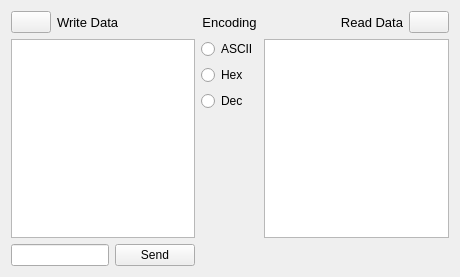
<?xml version="1.0" encoding="UTF-8"?>
<ui version="4.0">
 <class>RawDataSendWidget</class>
 <widget class="QWidget" name="RawDataSendWidget">
  <property name="geometry">
   <rect>
    <x>0</x>
    <y>0</y>
    <width>460</width>
    <height>277</height>
   </rect>
  </property>
  <property name="windowTitle">
   <string>Form</string>
  </property>
  <layout class="QGridLayout" name="gridLayout">
   <item row="0" column="0">
    <layout class="QHBoxLayout" name="horizontalLayout_3">
     <item>
      <widget class="QPushButton" name="clearWriteButton">
       <property name="text">
        <string/>
       </property>
      </widget>
     </item>
     <item>
      <widget class="QLabel" name="writeLabel">
       <property name="sizePolicy">
        <sizepolicy hsizetype="Preferred" vsizetype="Preferred">
         <horstretch>0</horstretch>
         <verstretch>0</verstretch>
        </sizepolicy>
       </property>
       <property name="font">
        <font>
         <pointsize>10</pointsize>
        </font>
       </property>
       <property name="text">
        <string>Write Data</string>
       </property>
       <property name="wordWrap">
        <bool>false</bool>
       </property>
      </widget>
     </item>
     <item>
      <spacer name="horizontalSpacer">
       <property name="orientation">
        <enum>Qt::Horizontal</enum>
       </property>
       <property name="sizeHint" stdset="0">
        <size>
         <width>40</width>
         <height>20</height>
        </size>
       </property>
      </spacer>
     </item>
    </layout>
   </item>
   <item row="0" column="1">
    <widget class="QLabel" name="encodingsLabel">
     <property name="sizePolicy">
      <sizepolicy hsizetype="Preferred" vsizetype="Preferred">
       <horstretch>0</horstretch>
       <verstretch>0</verstretch>
      </sizepolicy>
     </property>
     <property name="font">
      <font>
       <pointsize>10</pointsize>
      </font>
     </property>
     <property name="text">
      <string>Encoding</string>
     </property>
     <property name="scaledContents">
      <bool>false</bool>
     </property>
     <property name="alignment">
      <set>Qt::AlignCenter</set>
     </property>
     <property name="wordWrap">
      <bool>false</bool>
     </property>
    </widget>
   </item>
   <item row="0" column="2">
    <layout class="QHBoxLayout" name="horizontalLayout_4">
     <item>
      <spacer name="horizontalSpacer_2">
       <property name="orientation">
        <enum>Qt::Horizontal</enum>
       </property>
       <property name="sizeHint" stdset="0">
        <size>
         <width>40</width>
         <height>20</height>
        </size>
       </property>
      </spacer>
     </item>
     <item>
      <widget class="QLabel" name="readLabel">
       <property name="sizePolicy">
        <sizepolicy hsizetype="Preferred" vsizetype="Preferred">
         <horstretch>0</horstretch>
         <verstretch>0</verstretch>
        </sizepolicy>
       </property>
       <property name="font">
        <font>
         <pointsize>10</pointsize>
        </font>
       </property>
       <property name="text">
        <string>Read Data</string>
       </property>
       <property name="scaledContents">
        <bool>false</bool>
       </property>
       <property name="alignment">
        <set>Qt::AlignRight|Qt::AlignTrailing|Qt::AlignVCenter</set>
       </property>
       <property name="wordWrap">
        <bool>false</bool>
       </property>
      </widget>
     </item>
     <item>
      <widget class="QPushButton" name="clearReadButton">
       <property name="text">
        <string/>
       </property>
      </widget>
     </item>
    </layout>
   </item>
   <item row="1" column="0">
    <widget class="QPlainTextEdit" name="writeEdit">
     <property name="sizePolicy">
      <sizepolicy hsizetype="Expanding" vsizetype="MinimumExpanding">
       <horstretch>0</horstretch>
       <verstretch>0</verstretch>
      </sizepolicy>
     </property>
     <property name="locale">
      <locale language="English" country="UnitedStates"/>
     </property>
     <property name="plainText">
      <string notr="true"/>
     </property>
    </widget>
   </item>
   <item row="1" column="1">
    <layout class="QVBoxLayout" name="verticalLayout">
     <item>
      <widget class="QRadioButton" name="asciiRadio">
       <property name="text">
        <string>ASCII</string>
       </property>
       <attribute name="buttonGroup">
        <string notr="true">encodingsGroup</string>
       </attribute>
      </widget>
     </item>
     <item>
      <widget class="QRadioButton" name="hexRadio">
       <property name="text">
        <string>Hex</string>
       </property>
       <attribute name="buttonGroup">
        <string notr="true">encodingsGroup</string>
       </attribute>
      </widget>
     </item>
     <item>
      <widget class="QRadioButton" name="decRadio">
       <property name="text">
        <string>Dec</string>
       </property>
       <attribute name="buttonGroup">
        <string notr="true">encodingsGroup</string>
       </attribute>
      </widget>
     </item>
     <item>
      <spacer name="verticalSpacer">
       <property name="orientation">
        <enum>Qt::Vertical</enum>
       </property>
       <property name="sizeHint" stdset="0">
        <size>
         <width>20</width>
         <height>40</height>
        </size>
       </property>
      </spacer>
     </item>
    </layout>
   </item>
   <item row="1" column="2">
    <widget class="QPlainTextEdit" name="readEdit">
     <property name="sizePolicy">
      <sizepolicy hsizetype="Expanding" vsizetype="MinimumExpanding">
       <horstretch>0</horstretch>
       <verstretch>0</verstretch>
      </sizepolicy>
     </property>
     <property name="locale">
      <locale language="English" country="UnitedStates"/>
     </property>
     <property name="lineWrapMode">
      <enum>QPlainTextEdit::WidgetWidth</enum>
     </property>
     <property name="plainText">
      <string notr="true"/>
     </property>
    </widget>
   </item>
   <item row="2" column="0">
    <layout class="QHBoxLayout" name="horizontalLayout">
     <item>
      <widget class="QLineEdit" name="toSendLineEdit"/>
     </item>
     <item>
      <widget class="QPushButton" name="sendButton">
       <property name="text">
        <string>Send</string>
       </property>
      </widget>
     </item>
    </layout>
   </item>
  </layout>
 </widget>
 <resources/>
 <connections/>
 <buttongroups>
  <buttongroup name="encodingsGroup"/>
 </buttongroups>
</ui>
